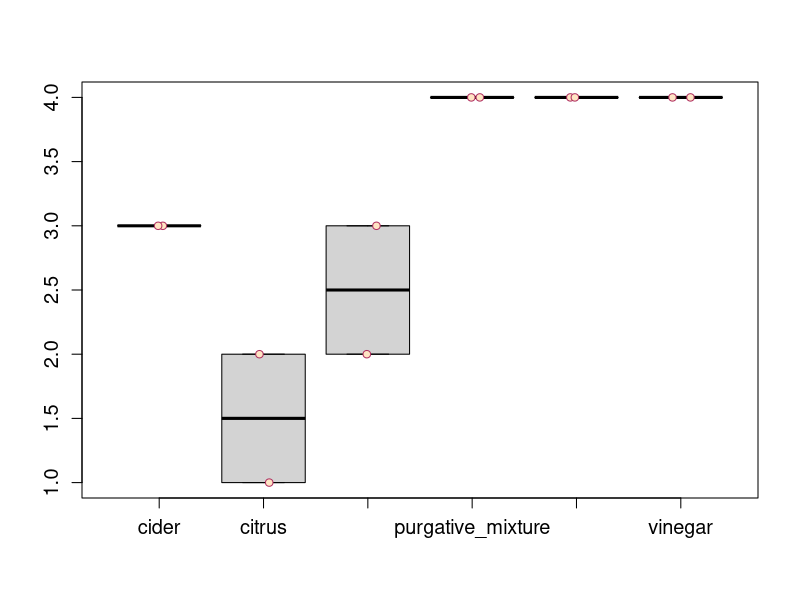

Source code (R): (Note: this script raises an error after producing the figure.)
scurvy <- read.table("scurvy.csv", header = TRUE, sep = ',')
summary(scurvy)
str(scurvy)
scurvy$treatment <- factor(scurvy$treatment)
scurvy$gum_rot_d6 <- factor(scurvy$gum_rot_d6)
scurvy$skin_sores_d6 <- factor(scurvy$skin_sores_d6)
table(scurvy$study_id, scurvy$gum_rot_d6)
table (scurvy$study_id, scurvy$weakness_of_the_knees_d6)
boxplot(scurvy$gum_rot_d6 ~ scurvy$treatment, data = scurvy, cex.axis = 1.2, xlab = "", ylab = "")
stripchart(scurvy$gum_rot_d6 ~ scurvy$treatment, data = scurvy, add = TRUE, vertical = TRUE, method = "jitter", pch = 21, col = "maroon", bg = "bisque")
scurvy$treatment <- factor(scurvy$treatment)
boxplot(scurvy$weakness_of_the_knees_d6 ~ scurvy$treatment, data = scurvy, cex.axis = 1.2, xlab = "", ylab = "")
stripchart(scurvy$weakness_of_the_knees_d6 ~ scurvy$treatment, data = scurvy, add = TRUE, vertical = TRUE, method = "jitter", pch = 21, col = "maroon", bg = "bisque")
